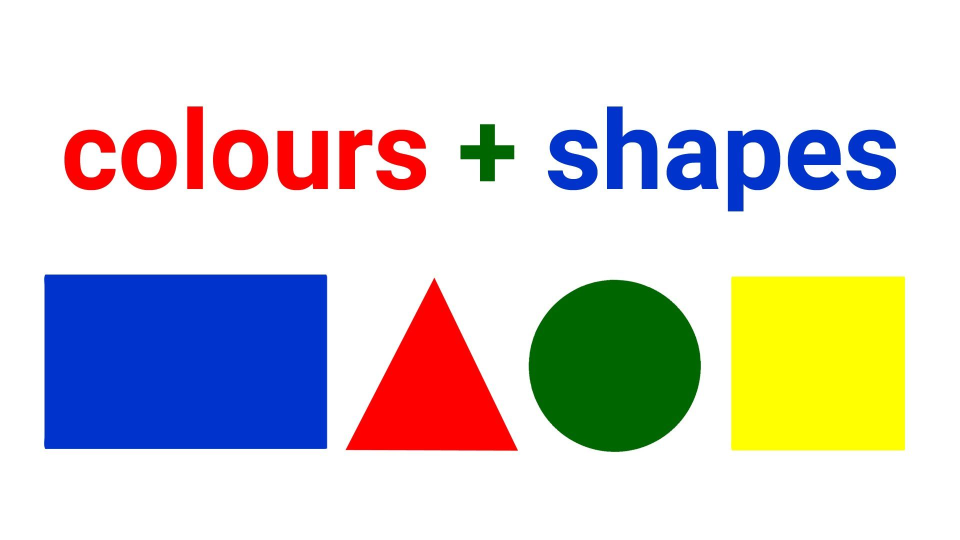
#> input picture color.jpg, 1920 x 1080 px (shown at 1/2 size)
$ python seam_carving.py --image color.jpg
#> lines starting #> are read from the running program, lines starting #| are printed output that depends on the picture
#> in run, frame is the input picture: shape (1080, 1920, 3); mean B, G, R 208.4, 210, 212
### Function : seam carving image
### Option :
###     -i/--image : path of input image
import cv2
import numpy as np
from skimage import transform
from skimage import filters
import argparse
from display import *

def seam_carving (image, direction):
#> called with direction = 'vertical'
    gray = cv2.cvtColor(image, cv2.COLOR_BGR2GRAY)
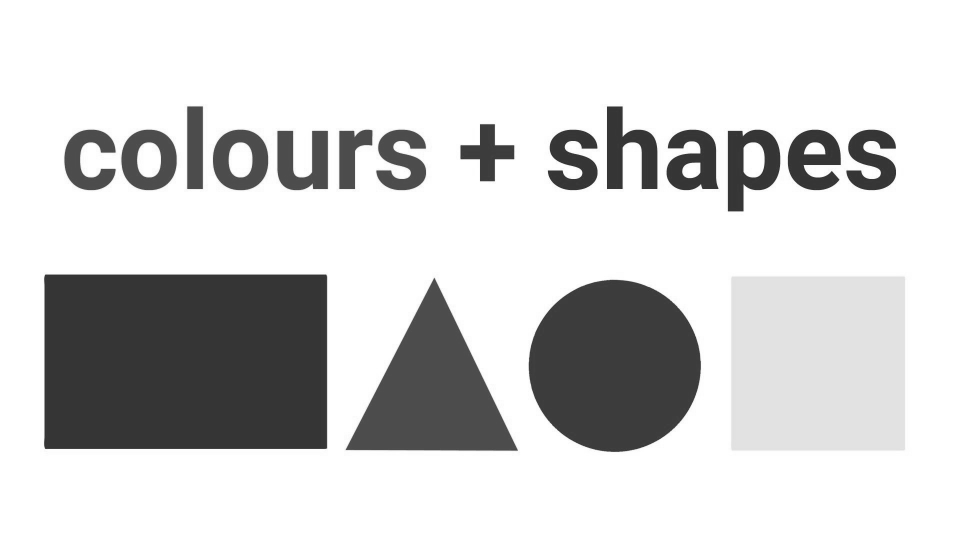
#> gray: shape (1080, 1920) (shown at 1/2 size); min 28, max 255, mean 210.4
    mag = filters.sobel(gray.astype("float"))
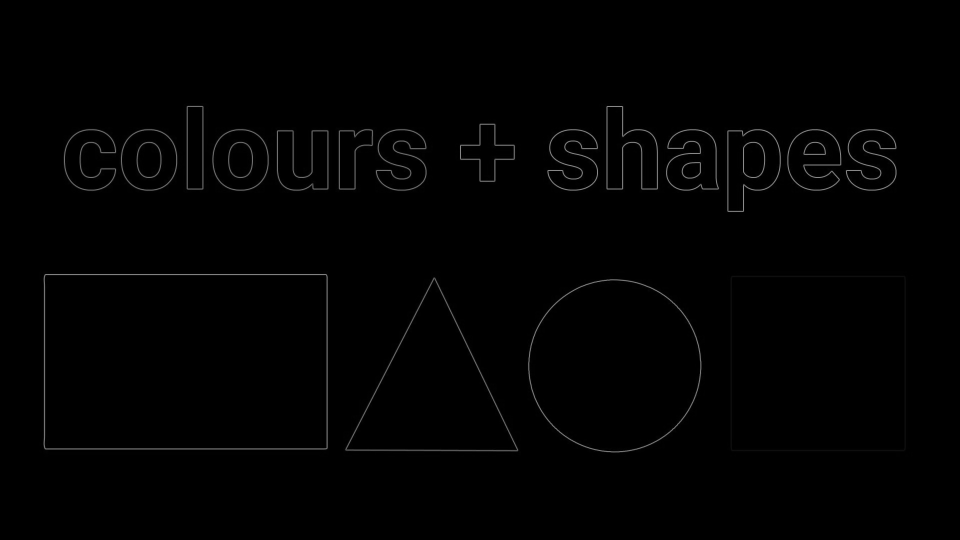
#> mag: shape (1080, 1920) float64 (shown at 1/2 size); min 0, max 154.2, mean 1.7
    for num_seam in range(20, 140, 20):
        carved = transform.seam_carve(image, mag, direction, num_seam)
    return carved

def run (image, direction):
    frame = cv2.imread(image)
    o_frame = seam_carving(frame, direction)
    print (frame.shape)
    print (o_frame.shape)
    display([[o_frame]])

if __name__ == "__main__":
    ap = argparse.ArgumentParser()
    ap.add_argument('-i', '--image', help='path to image')
    ap.add_argument('-d', '--direction', type=str, default="vertical", help='seam carving direction')
    args = vars(ap.parse_args())
#> (the run stopped early here; a loop or call above may not have finished)
